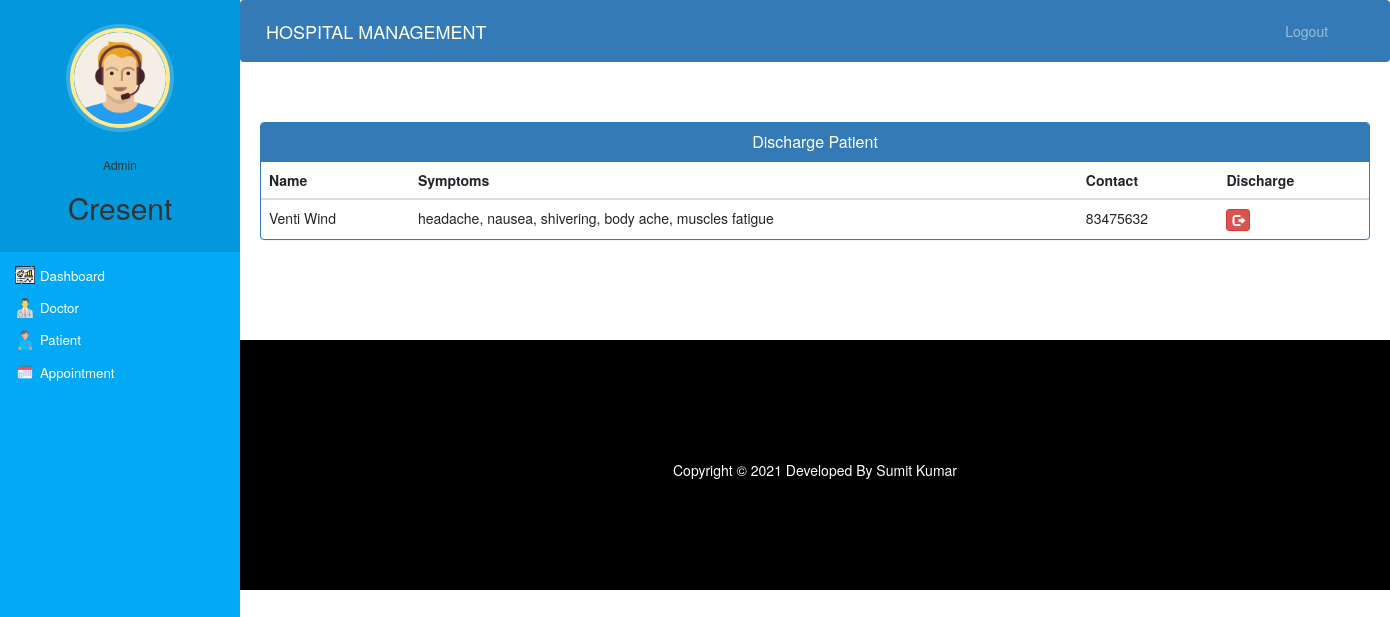
Before: /admin-discharge-patient (signed in) with the older database file.
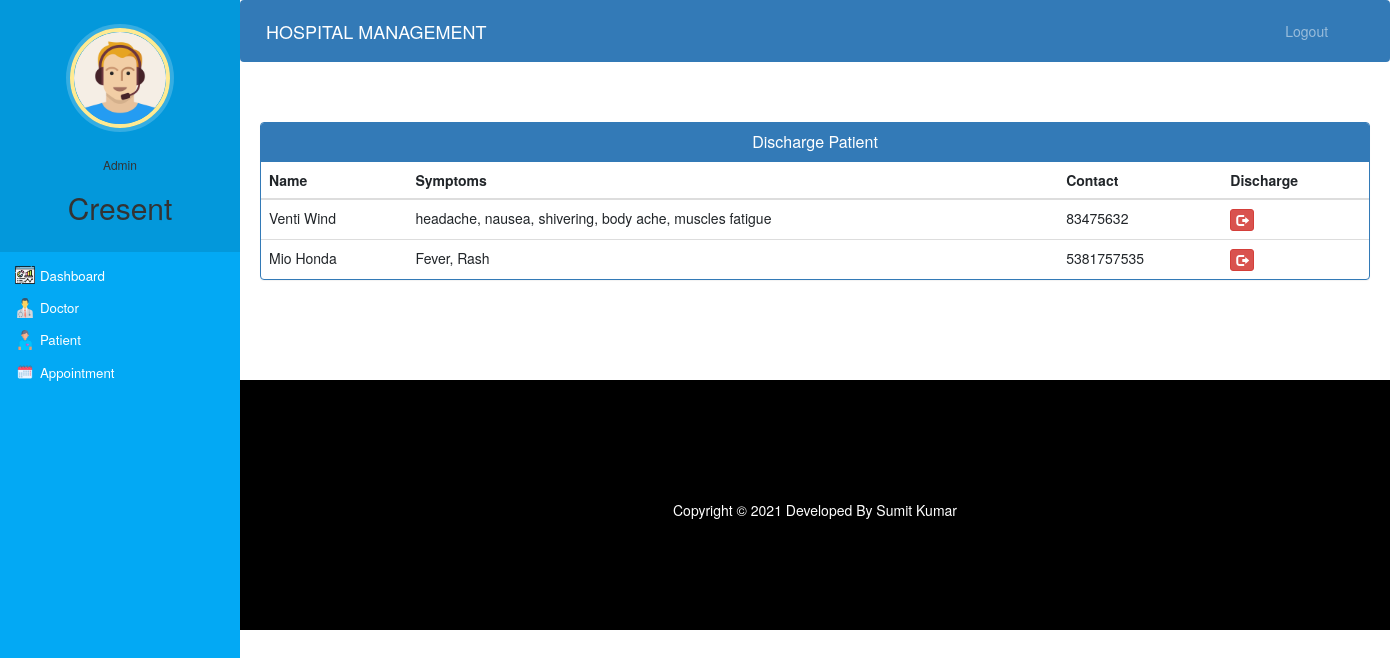
After: the same page with the newer database file.
### hospital/models.py (models this page shows, shortened)
class Patient(models.Model):
    user=models.OneToOneField(User,on_delete=models.CASCADE)
    profile_pic= models.ImageField(upload_to='profile_pic/PatientProfilePic/',null=True,blank=True)
    address = models.CharField(max_length=40)
    mobile = models.CharField(max_length=20,null=False)
    symptoms = models.CharField(max_length=100,null=False)
    assignedDoctorId = models.PositiveIntegerField(null=True)
    admitDate=models.DateField(auto_now=True)
    status=models.BooleanField(default=False)
    @property
    def get_name(self):
        return self.user.first_name+" "+self.user.last_name

### hospital/views.py (the view)
# urls.py: path('admin-discharge-patient', views.admin_discharge_patient_view,name='admin-discharge-patient'),
@login_required(login_url='adminlogin')
@user_passes_test(is_admin)
def admin_discharge_patient_view(request):
    patients=models.Patient.objects.all().filter(status=True)
    return render(request,'hospital/admin_discharge_patient.html',{'patients':patients})

### hospital/views.py (called while the page is built)
def is_admin(user):
    return user.groups.filter(name='ADMIN').exists()

### templates/hospital/admin_discharge_patient.html (shortened to what this page needs)
{% extends 'hospital/admin_base.html' %}
{% block content %}
<head>
  <link href="//netdna.bootstrapcdn.com/bootstrap/3.0.0/css/bootstrap.min.css" rel="stylesheet" id="bootstrap-css">
</head>
<div class="container">
  <div class="panel panel-primary">
    <div class="panel-heading">
      <h6 class="panel-title">Discharge Patient</h6>
    </div>
    <table class="table table-hover" id="dev-table">
      <thead>
        <tr>
          <th>Name</th>
          <th>Symptoms</th>
          <th>Contact</th>
          <th>Discharge</th>
        </tr>
      </thead>
      {% for p in patients %}
      <tr>
        <td> {{p.get_name}}</td>
        <td>{{p.symptoms}}</td>
        <td>{{p.mobile}}</td>
        <td><a class="btn btn-danger btn-xs" href="{% url 'discharge-patient' p.id  %}"><span class="glyphicon glyphicon-log-out"></span></a></td>
      </tr>
      {% endfor %}
    </table>
  </div>
</div>
{% endblock content %}

Changed rows visible on the page:
added Patient: get_name "Mio Honda", symptoms "Fever, Rash", mobile "5381757535"
